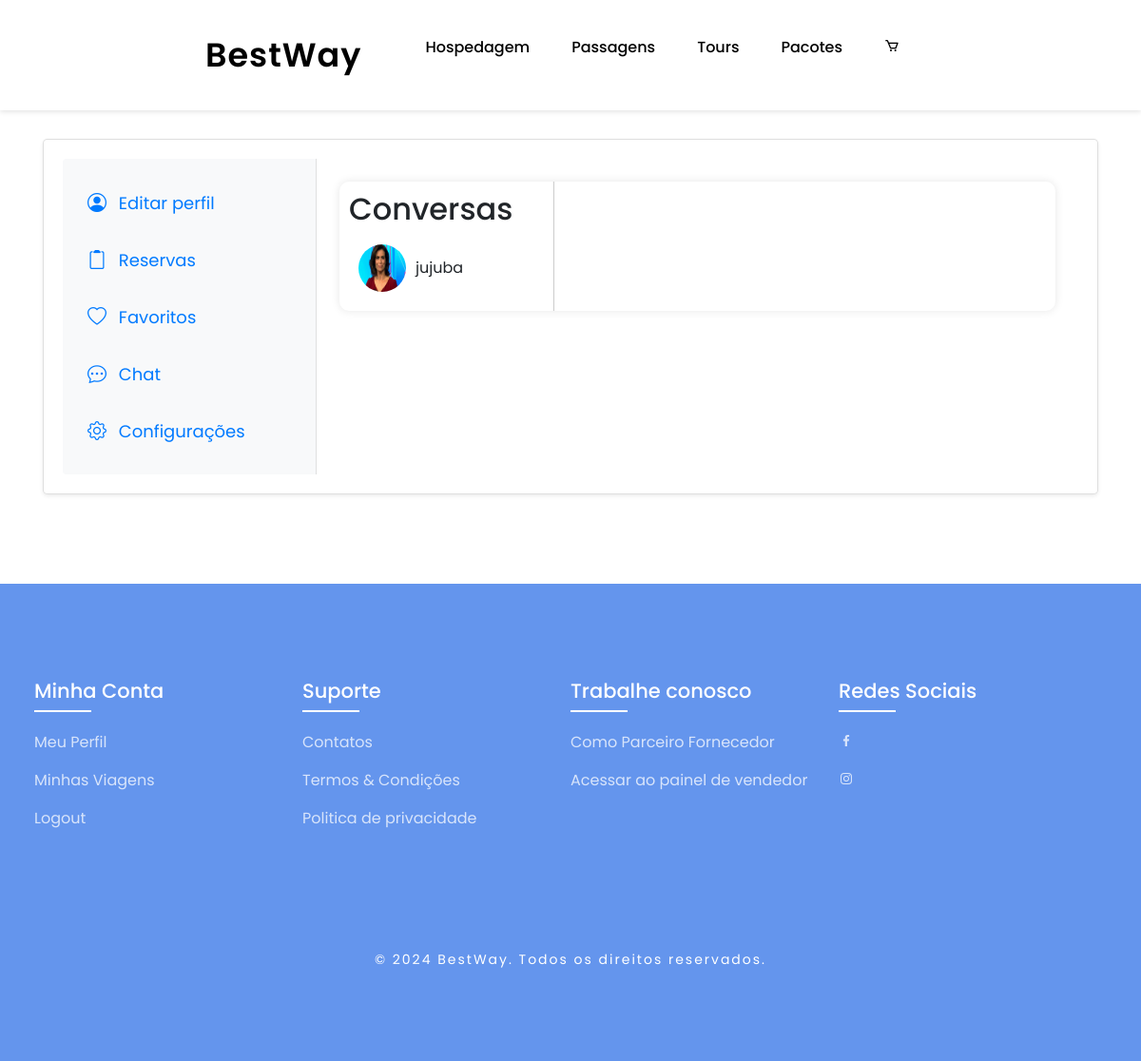
The page /public/chat2.php (signed in) on the database its author committed.
### tables this page shows
CREATE TABLE `t_user` (
  `id` int(11) NOT NULL,
  `nick` varchar(20) NOT NULL,
  `nome` varchar(100) NOT NULL,
  `email` varchar(50) NOT NULL,
  `nome_marca` varchar(150) NOT NULL,
  `biografia` text DEFAULT NULL,
  `data_nasc` varchar(10) DEFAULT NULL,
  `pass` varchar(255) NOT NULL,
  `foto` varchar(50) DEFAULT NULL,
  `tipo_user` int(11) NOT NULL DEFAULT 0
);

### public/chat2.php (the view, shortened to what this page needs)
<?php
require_once '../config/liga_bd.php';
$id_user = $_SESSION['id'];
$stmt = $ligacao->prepare("SELECT u.id, u.foto, u.nick FROM amizades a
                           JOIN t_user u ON (a.id_usuario1 = u.id OR a.id_usuario2 = u.id)
                           WHERE (a.id_usuario1 = ? OR a.id_usuario2 = ?) AND a.status = 'aceito' AND u.id != ?");
$stmt->bind_param("iii", $id_user, $id_user, $id_user);
$stmt->execute();
$resultado = $stmt->get_result();
$usuarios = [];
while ($linha = mysqli_fetch_assoc($resultado)) {
    $usuarios[] = $linha;
}
?>
<!DOCTYPE html>
<html lang="pt">
<head>
    <link rel="stylesheet" href="../assets/css/style.css">
    <link rel="stylesheet" href="../assets/css/styleperfil.css">
    <link href="https://cdn.jsdelivr.net/npm/bootstrap-icons/font/bootstrap-icons.css" rel="stylesheet">
    <link href="https://cdn.jsdelivr.net/npm/bootstrap@4.5.0/dist/css/bootstrap.min.css" rel="stylesheet">
    <link rel="stylesheet" href="https://unpkg.com/boxicons@latest/css/boxicons.min.css">
</head>
<body>
<header>
    <a href="../index.html" style="font-size: 35px; font-weight: 600; letter-spacing: 1px; color: black;">BestWay</a>
    <ul class="navbar">
    <li><a href="/SiteViagens/public/hotels/hotels.php" style="color: black;" >Hospedagem</a></li>
            <li><a href="#package" style="color: black;" >Passagens</a></li>
            <li><a href="/SiteViagens/public/tours/tours.php" style="color: black; ">Tours</a></li>
            <li><a href="#contact" style="color: black;">Pacotes</a></li>
            <li><a href="/SiteViagens/public/carrinho/carrinho.php" style="color: black !important;"><i class='bx bx-cart'></i></a></li>
    </ul>
</header>
<br><br><br><br>
<div class="container light-style flex-grow-1 container-p-y">
    <div class="card shadow-sm rounded-lg">
        <div class="row no-gutters">
            <div class="col-md-3 p-3 bg-light rounded-left menu-container">
                <nav class="menu">
                    <a class="menu-item" href="perfil.php"><i class="bi bi-person-circle"></i> Editar perfil</a>
                    <a class="menu-item" href="reservas.php"><i class="bi bi-clipboard2"></i> Reservas</a>
                    <a class="menu-item" href="favoritos.php"><i class="bi bi-heart"></i> Favoritos</a>
                    <a class="menu-item" href="chat2.php"><i class="bi bi-chat-dots"></i> Chat</a>
                    <a class="menu-item" href="configuracoes.php"><i class="bi bi-gear"></i> Configurações</a>
                </nav>
            </div>
            <div class="col-md-9 p-4">
    <div id="chat-container">
    <div id="user-list">
    <h2>Conversas</h2>
    <?php foreach ($usuarios as $usuario): ?>
        <div class="user-item" onclick="loadChat(<?php echo $usuario['id']; ?>)">
            <img src="../assets/images/pics/<?php echo $usuario['foto']; ?>" alt="Foto de <?php echo $usuario['nick']; ?>" class="user-icon">
            <span><?php echo $usuario['nick']; ?></span>
        </div>
    <?php endforeach; ?>
</div>
    </div>
            </div>
        </div>
    </div>
</div>
<br>
<?php include '../views/partials/footer.php' ?>
</body>
</html>

### assets/css/style.css (style rules this page uses)
* { padding: 0; margin: 0; box-sizing: border-box; font-family: "Poppins", sans-serif; text-decoration: none; list-style: none; scroll-behavior: smooth; }
:root { --bg-color: #fff; --text-color: #221314; --second-color: #4169e1; --main-color: #6495ed; --big-font: 6rem; --h2-font: 3rem; --p-font: 1.1rem; }
body { background: var(--bg-color); color: var(--text-color); }
header { position: fixed; top: 0; right: 0; width: 100%; z-index: 100; display: flex; align-items: center; justify-content: space-between; background: transparent; padding: 30px 18%; transition: ease 0.4s; }
.navbar { display: flex; }
.navbar a { color: var(--bg-color); font-size: var(--p-font); font-weight: 500; padding: 10px 22px; border-radius: 4px; transition: ease 0.4s; }
body { font-family: Arial, sans-serif; margin: 0; padding: 0; background-color: #f4f4f4; }
@media (max-width: 1400px) { header { padding: 17px 3%; transition: 0.2s; } }
@media (max-width: 1400px) { :root { --big-font: 4.5rem; --h2-font: 2.3rem; --p-font: 1rem; transition: 0.2s; } }

### assets/css/styleperfil.css (style rules this page uses)
body { background-image: url('images/fundo.png'); background-size: cover; background-position: center; font-family: 'San Francisco', 'Helvetica Neue', Arial, sans-serif; margin-top: 30px; color: #333; }
.container { max-width: 300px; margin: 30px auto; padding: 20px; }
.card { background: #ffffff; box-shadow: 0 1px 3px rgba(0, 0, 0, 0.1); padding: 20px; margin-bottom: 20px; }
.card, .btn { border-radius: 12px; }

### public/chat2.php (style rules this page uses)
header { position: fixed; top: 0; right: 0; width: 100%; z-index:100; display: flex; align-items: center; justify-content: space-between; padding: 30px 18%; background-color: white; box-shadow: 0 2px 5px rgba(0, 0, 0, 0.1); }
.navbar { display: flex; }
.navbar a { color: black; }
.menu-container { background-color: #f8f9fa; border-right: 1px solid #e0e0e0; }
.menu { display: flex; flex-direction: column; }
.menu-item { color: #007AFF; padding: 10px; margin: 5px 0; text-decoration: none; font-size: 18px; border-radius: 10px; transition: background-color 0.3s ease, transform 0.2s ease-in-out; }
.menu-item i { margin-right: 8px; font-size: 20px; }
.card { border-radius: 15px; overflow: hidden; }
.navbar a { color: var(--bg-color); font-size: var(--p-font); font-weight: 500; padding: 10px 22px; border-radius: 4px; }
body { font-family: 'Poppins', sans-serif; }
#chat-container { border-radius: 10px; box-shadow: 0 0 10px rgba(0, 0, 0, 0.1); }
#user-list { width: 30%; border-right: 1px solid #ccc; padding: 10px; overflow-y: auto; }
.user-item { display: flex; align-items: center; padding: 10px; cursor: pointer; transition: background-color 0.2s ease; border-radius: 10px; }
.user-icon { width: 50px; height: 50px; border-radius: 50%; margin-right: 10px; }

### rows shown on the page
t_user: foto (picture), nick "jujuba"
